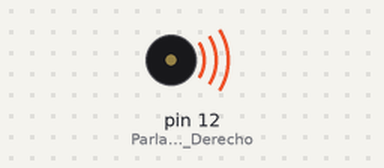
Simulated run of this sketch. Board: Arduino Uno, built with avr-gcc and run on an emulated ATmega328P. On the bench: buzzer (waves = sounding).

Above: at 0.1 s.
Timing chart, 0 to 40.0 s (numbered marks = the images above):
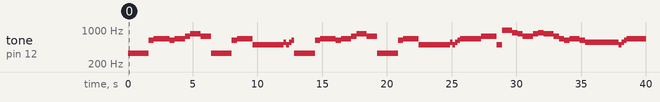

Measured:
- by itself, tone on pin 12 (Parlante_Derecho): plays 330 Hz for 1.6 s, 622 Hz for 0.40 s, 659 Hz for 1.2 s, 622 Hz for 0.40 s, 659 Hz for 0.80 s, 740 Hz for 0.40 s … (52 notes in this stretch)

The sketch:

TitanicSong_Buzzer.ino
```cpp
#include "Tone.h"

#define Parlante_Izquierdo 13
#define Parlante_Derecho 12

#define SOL_d2 104
#define LA2    110
#define LA_d2  114
#define SI2    124
#define DO3    131
#define DO_d3  139
#define RE3    147
#define RE_d3  156
#define MI3    165
#define FA3    175
#define FA_d3  185
#define SOL3   196
#define SOL_d3 208
#define LA3    220
#define LA_d3  233
#define SI3    247
#define DO4    262
#define DO_d4  277
#define RE4    294
#define RE_d4  311
#define MI4    330
#define FA4    349
#define FA_d4  370
#define SOL4   392
#define SOL_d4 415
#define LA4    440
#define LA_d4  466
#define SI4    494
#define DO5    523
#define DO_d5  554
#define RE5    587
#define RE_d5  622
#define MI5    659
#define FA5    698
#define FA_d5  740
#define SOL5   784
#define SOL_d5 831
#define LA5    880
#define LA_d5  932
#define SI5    988
#define DO6    1046
#define DO_d6  1109
#define RE6    1175
#define RE_d6  1245
#define MI6    1319
#define FA6    1397
#define FA_d6  1480
#define SOL6   1568
#define SOL_d6 1661
#define LA6   1760
#define LA_d6  1865

int tempo = 150;
int redonda = 240000 / tempo;
int blancapto = 180000 / tempo;
int blanca = 120000 / tempo;
int negrapto = 90000 / tempo;
int negra = 60000 / tempo;
int corcheapto = 45000 / tempo;
int corchea = 30000 / tempo;
int semicopto = 22500 / tempo;
int semico = 15000 / tempo;

Tone izquierda;
Tone derecha;

void setup(){
  izquierda.begin(Parlante_Izquierdo);
  derecha.begin(Parlante_Derecho);
}

void loop(){
  titanic1();
  titanic2();
  titanic1();
  titanic3();
  titanic1();
  titanic2();
  titanic1();
  titanic3();
  titanic4();
  titanic6();
  titanic4();
  titanic5();
}

void suenanDos(int nota1, int nota2, int tiempo){
  int retardo = tiempo - 4;
  izquierda.play(nota1, tiempo);
  derecha.play(nota2, tiempo);
  delay(retardo);
  delay(5);
}

void suenaUno(int nota1, int tiempo){
  int retardo = tiempo - 4;
  izquierda.play(nota1, tiempo);
  delay(retardo);
  delay(5);
}

void silencio(int tiempo){
  int retardo = tiempo - 4;
  delay(retardo);
}

void titanic1(){
  suenanDos(MI5,MI4,negrapto);
  suenanDos(SI3,MI4,corchea);
  suenanDos(MI5,MI4,negra);
  suenanDos(MI5,MI4,negra);
  suenanDos(SI3,RE_d5,negra);
  suenanDos(SI3,MI5,corchea);
  suenanDos(FA_d3,MI5,corchea);
  suenanDos(SI3,MI5,negra);
  suenanDos(SI3,MI5,negra);

}
void titanic2(){
  suenanDos(LA3,RE_d5,negra);
  suenanDos(LA3,MI5,corchea);
  suenanDos(MI3,MI5,corchea);
  suenanDos(LA3,MI5,negra);
  suenanDos(LA3,FA_d5,negra);
  suenanDos(SI3,SOL_d5,blanca);
  suenanDos(FA_d3,FA_d5,blanca);
}

void titanic3(){
  suenanDos(LA3,SI4,negrapto);
  suenanDos(MI3,SI4,corchea);
  suenanDos(LA3,SI4,negrapto);
  suenanDos(MI3,SI4,corchea);
  suenanDos(LA3,SI4,negrapto);
  suenanDos(MI3,SI4,corchea);
  suenanDos(SI3,DO_d5,corchea);
  suenanDos(LA3,SI4,corchea);
  suenanDos(SOL_d3,DO_d5,corchea);
  suenanDos(FA_d3,RE_d5,corchea);
}

void titanic4(){
  suenanDos(DO_d4,MI5,negrapto);
  suenanDos(SOL_d3,MI5,corchea);
  suenanDos(DO_d4,MI5,blanca);
  suenanDos(SI3,FA_d5,negrapto);
  suenanDos(FA_d3,FA_d5,corchea);
  suenanDos(SI3,FA_d5,negra);
  suenanDos(SI3,SI4,negra);
  suenanDos(LA3,SI5,negrapto);
  suenanDos(MI3,SI5,corchea);
  suenanDos(LA3,LA5,negra);
  suenanDos(SOL_d3,SOL_d5,negra);
  suenanDos(SI3,FA_d5,negrapto);
  suenanDos(FA_d3,FA_d5,corchea);
  suenanDos(SI3,SOL_d5,negra);
  suenanDos(FA_d3,LA5,negra);
  suenanDos(DO_d4,SOL_d5,negrapto);
  suenanDos(SOL_d3,SOL_d5,corchea);
  suenanDos(DO_d4,FA_d5,negra);
  suenanDos(SOL_d3,MI5,negra);
  suenanDos(SI3,RE_d5,negra);
  suenanDos(SI3,MI5,corchea);
  suenanDos(FA_d3,MI5,corchea);
  suenanDos(SI3,MI5,negra);
}

void titanic5(){
  suenanDos(FA_d3,MI5,negra);
  suenanDos(LA3,RE_d5,negra);
  suenanDos(LA3,MI5,corchea);
  suenanDos(MI3,MI5,corchea);
  suenanDos(LA3,MI5,negra);
  suenanDos(LA3,FA_d5,negra);
  suenanDos(SI3,SOL_d5,blanca);
  suenanDos(FA_d3,FA_d5,blanca);
}

void titanic6(){
  suenanDos(FA_d3,RE_d5,negra);
  suenanDos(LA3,DO_d5,negrapto);
  suenanDos(MI3,DO_d5,corchea);
  suenanDos(LA3,DO_d5,negrapto);
  suenanDos(MI3,DO_d5,corchea);
  suenanDos(LA3,DO_d5,negrapto);
  suenanDos(MI3,DO_d5,corchea);
  suenanDos(SI3,DO_d5,corchea);
  suenanDos(LA3,SI4,corchea);
  suenanDos(SOL_d3,DO_d5,corchea);
  suenanDos(FA_d3,RE_d5,corchea);
}
```
